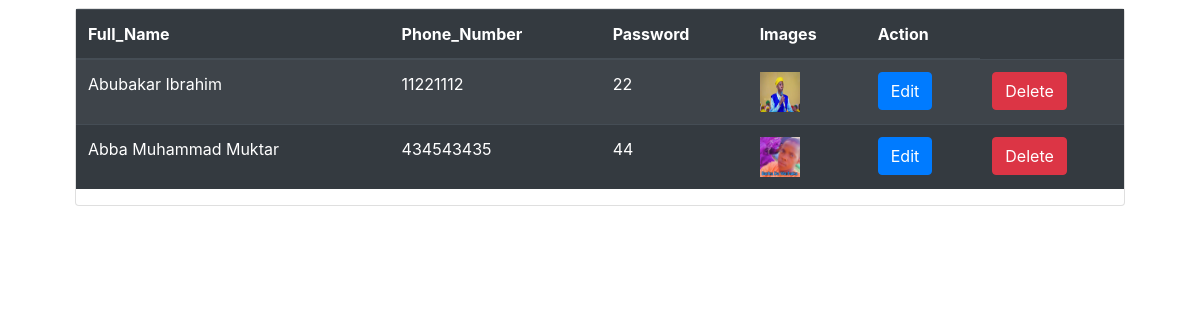
The app's page /admin.php with its own data.
### tables this page shows
CREATE TABLE `update_st` (
  `id` int(200) NOT NULL,
  `name` varchar(100) NOT NULL,
  `pnumber` varchar(100) NOT NULL,
  `password` varchar(100) NOT NULL,
  `image` varchar(100) NOT NULL
);

### admin.php (the view, shortened to what this page needs)
<!DOCTYPE html>
<html>
    <head>
        <link rel="stylesheet" type="text/css" href="bootstrap-4.6.2-dist/css/bootstrap.min.css">
    </head>
    <body>
             <div class="container-fluid" style="width: 90%;">
                <div class="card mt-2 mx-auto">
                <div class="card-dody">
                        <table class="table table-dark table-striped table-hover">
                            <thead>
                            <tr>
                                <th>Full_Name</th>
                                <th>Phone_Number</th>
                                <th>Password</th>
                                <th>Images</th>
                                <th>Action</th>
                            </tr>
                        </thead>
                        <tbody>
            <?php
            include "conns.php";
            $sql = mysqlI_query($connection, "SELECT * FROM update_st");
            if(mysqlI_num_rows($sql) > 0 ) {
                while ($row = mysqlI_fetch_assoc($sql)) {
                        $id = $row['id'];
                        $name = $row['name'];
                        $pnumber = $row['pnumber'];
                        $password = $row['password'];
                        $image = $row['image'];
                        echo "<tr>
                                <td>$name</td>
                                <td>$pnumber</td>
                                <td>$password</td>
                                <td><a href='uploaded_img/$image'><img src='uploaded_img/$image' accept='image/jpeg, image/jpg, image/png' width='40' height='40'></a></td>
                                <td>
							  	<a href='tech_update.php? id=$id' class='btn btn-primary'>Edit</a>
							  </td>
							  <td>
							  	<a href='#' class='btn btn-danger' data-target='#mymodal$id' data-toggle='modal'>Delete</a>
							  </td>
							  <div class='modal fade' id='mymodal$id'>
								<div class='modal-dialog'>
									<div class='modal-content'>
										<div class='modal-header'>
											<div class='modal-title'>
												<h4>Hi Muhammda Umar Kabir!</h4>
											</div>
										</div>
										<div class='modal-body'>
											<p>Are You Sure You Want To Delete The Recoard From The School Or Not!!</p>
										</div>
										<div class='modal-footer'>
											<a href='#' class='btn btn-primary' data-dismiss='modal'>Cancle</a>
											<a href='delete.php? id=$id' class='btn btn-danger'>Delete</a>
										</div>
									</div>
								</div>
								</div>
                                </tr>";
                    }
            }
        ?>
                        </tbody>
                    </table>
                    </div>
            </div>
        </div>
</body>
</html>

### records on screen
update_st: name "Abubakar Ibrahim", pnumber "11221112", password "22", image (picture)
update_st: name "Abba Muhammad Muktar", pnumber "434543435", password "44", image (picture)
